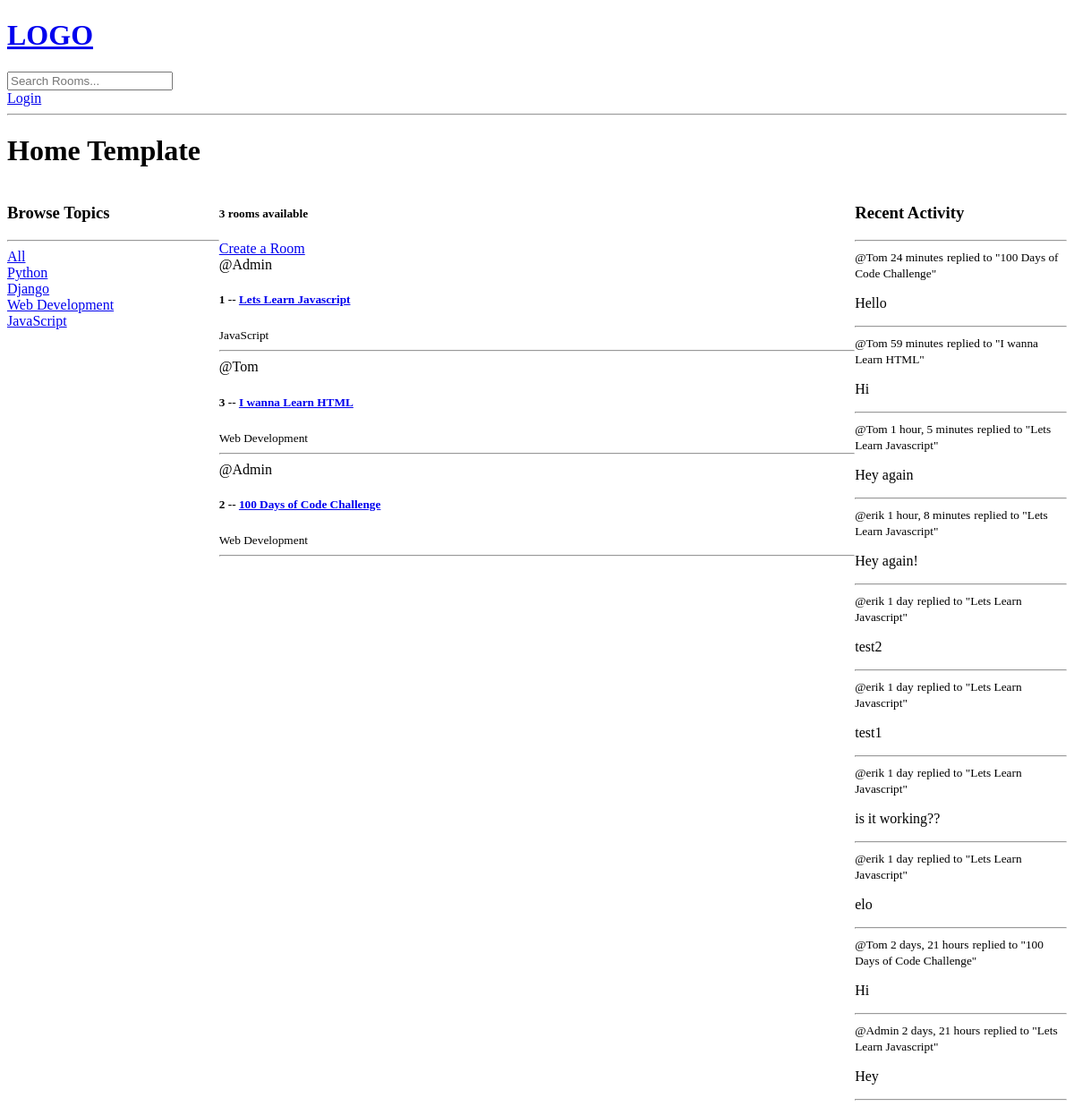
Before: / with the older database file.
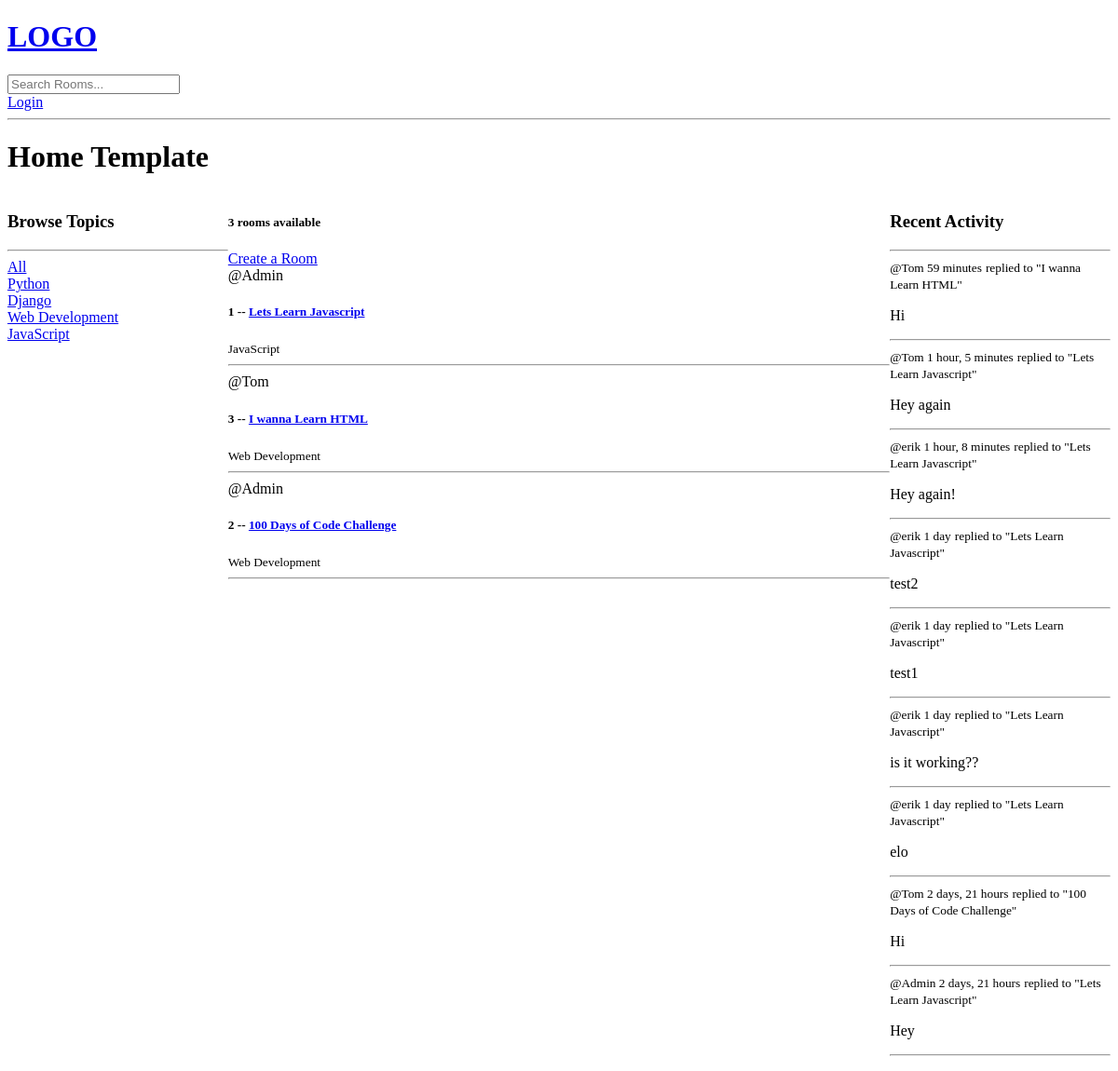
After: the same page with the newer database file.
### base/models.py (models this page shows, shortened)
class Topic(models.Model):
    name = models.CharField(max_length=200)

class Room(models.Model):
    host = models.ForeignKey(User, on_delete=models.SET_NULL, null=True)
    topic = models.ForeignKey(Topic, on_delete=models.SET_NULL, null=True)
    name= models.CharField(max_length=200) # Meaning this can't be blank
    description = models.TextField(null=True, blank=True)
    participants = models.ManyToManyField(User,related_name='participants', blank=True)
    updated = models.DateTimeField(auto_now=True)
    created = models.DateTimeField(auto_now_add=True)
    class Meta:
        ordering = ['-updated', '-created']
    def __str__(self):
        return self.name  #This will return name

class Message(models.Model):
     user = models.ForeignKey(User, on_delete=models.CASCADE)
     room = models.ForeignKey(Room, on_delete=models.CASCADE)
     body = models.TextField()
     updated = models.DateTimeField(auto_now=True)
     created = models.DateTimeField(auto_now_add=True)
     class Meta:
        ordering = ['-updated', '-created']
     def __str__(self):
         return self.body[0:50] # for the first 50 characters

### base/views.py (the view)
# urls.py: path('', views.home, name="home"),  # here keeping name="home" is a good practice
def home(request):
    q= request.GET.get('q') if request.GET.get('q') != None else ''
    rooms1 = Room.objects.filter(
        Q(topic__name__icontains=q) |
        Q(name__icontains=q) |
        Q(description__icontains=q)
        )
    topics = Topic.objects.all()
    room_count = rooms1.count()
    room_messages = Message.objects.all()
    context = {'rooms': rooms1, 'topics': topics, 'room_count':room_count,
    'room_messages': room_messages}
    return render(request, 'base/home.html', context)

### base/templates/base/home.html (shortened to what this page needs)
{% extends 'main.html' %}
{% block content %}
<h1>Home Template</h1>
<div class="home-container">
    <div>
        <h3>Browse Topics</h3>
        <hr>
        <div>
            <a href="{% url 'home' %}">All</a>
        </div>
        {% for topic in topics %}
            <div>
                <a href="{% url 'home' %}?q={{topic.name}}">{{topic.name}}</a>
            </div>
        {% endfor %}
    </div>
    <div>
        <h5>{{room_count}} rooms available</h5>
        <a href="{% url 'create-room' %}">Create a Room</a>
        <div>
            {% for room in rooms %}
                <div>
                    <span>@{{room.host.username}}</span>
                    <h5>{{room.id}} -- <a href="{% url 'rooms' room.id %}">{{room.name}}</a></h5>
                    <small>{{room.topic.name}}</small>
                    <hr>
                </div>
            {% endfor %}
        </div>
    </div>
    <div>
        <h3>Recent Activity</h3>
        <hr>
        {% for message in room_messages %}
            <div>
                <small>@{{message.user}} {{message.created|timesince}}</small>
                <small>replied to "{{message.room}}"</small>
                <p>{{message}}</p>
                <hr>
            </div>
        {% endfor %}
    </div>
</div>
{% endblock content %}

### templates/main.html (shortened to what this page needs)
<!DOCTYPE html>
<html>
    <head>
    </head>
    <body>
        {% include 'navbar.html' %}
        {% block content %}
        {% endblock %}
    </body>
</html>

### templates/navbar.html
<a href="/">
    <h1>LOGO</h1>
</a>
<form method="GET" action="{% url 'home' %}">
    <input type="text" name="q" placeholder="Search Rooms..." />
</form>
{% if request.user.is_authenticated %}
<p>Hello {{request.user}}</p>
<a href="{% url 'logout' %}">Logout</a>
{% else %}
<a href="{% url 'login' %}">Login</a>
{% endif %}
<hr>

### base/templates/base/home.html (style rules this page uses)
.home-container { display: grid; grid-template-columns: 1fr 3fr 1fr; }

Changed rows visible on the page:
removed Message: user "Tom", created "24 minutes", room "100 Days of Code Challenge", body "Hello"
